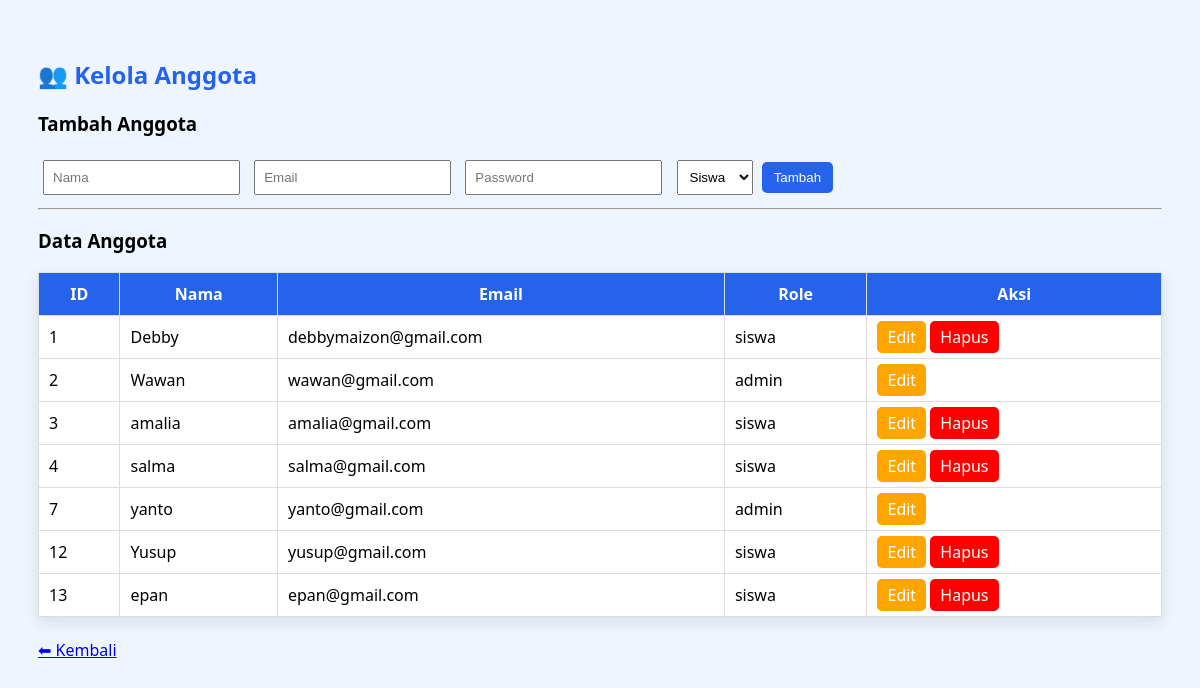
Page /views/kelola_anggota.php (signed in) on the committed database.
### tables this page shows
CREATE TABLE `users` (
  `id_user` int(11) NOT NULL,
  `nama` varchar(100) DEFAULT NULL,
  `email` varchar(100) DEFAULT NULL,
  `password` varchar(255) DEFAULT NULL,
  `role` enum('admin','siswa') NOT NULL
);

### views/kelola_anggota.php (the view, shortened to what this page needs)
<?php
$db = (new Database())->connect();
$result = $db->query("SELECT * FROM users");
?>
<!DOCTYPE html>
<html>
<head>
</head>
<body>
<h2>👥 Kelola Anggota</h2>
<h3>Tambah Anggota</h3>
<form method="POST">
    <input type="text" name="nama" placeholder="Nama" required>
    <input type="email" name="email" placeholder="Email" required>
    <input type="password" name="password" placeholder="Password" required>
    <select name="role">
        <option value="siswa">Siswa</option>
    </select>
    <button type="submit" name="tambah">Tambah</button>
</form>
<hr>
<h3>Data Anggota</h3>
<table>
<tr>
    <th>ID</th>
    <th>Nama</th>
    <th>Email</th>
    <th>Role</th>
    <th>Aksi</th>
</tr>
<?php while($row = $result->fetch_assoc()) { ?>
<tr>
    <td><?= $row['id_user'] ?></td>
    <td><?= $row['nama'] ?></td>
    <td><?= $row['email'] ?></td>
    <td><?= $row['role'] ?></td>
    <td>
        <a href="edit_anggota.php?id=<?= $row['id_user'] ?>" class="btn edit">Edit</a>
        <?php if($row['role'] == 'siswa') { ?>
            <a href="kelola_anggota.php?hapus=<?= $row['id_user'] ?>"
               class="btn hapus"
               onclick="return confirm('Yakin hapus anggota ini?')">
               Hapus
            </a>
        <?php } ?>
    </td>
</tr>
<?php } ?>
</table>
<br>
<a href="admin_dashboard.php">⬅ Kembali</a>
</body>
</html>

### views/kelola_anggota.php (style rules this page uses)
body { font-family: 'Segoe UI'; background: #eef5ff; padding: 30px; }
h2 { color: #2563eb; }
table { width: 100%; background: white; border-collapse: collapse; box-shadow: 0 5px 15px rgba(0,0,0,0.1); }
th, td { padding: 10px; border: 1px solid #ddd; }
th { background: #2563eb; color: white; }
a.btn { padding: 5px 10px; border-radius: 5px; text-decoration: none; color: white; }
.edit { background: orange; }
.hapus { background: red; }
form input, select { padding: 8px; margin: 5px; }
button { padding: 8px 12px; background: #2563eb; color: white; border: none; border-radius: 5px; }

### rows in the picture
users: id_user "1", nama "Debby", email "debbymaizon@gmail.com", role "siswa"
users: id_user "2", nama "Wawan", email "wawan@gmail.com", role "admin"
users: id_user "3", nama "amalia", email "amalia@gmail.com", role "siswa"
users: id_user "4", nama "salma", email "salma@gmail.com", role "siswa"
users: id_user "7", nama "yanto", email "yanto@gmail.com", role "admin"
users: id_user "12", nama "Yusup", email "yusup@gmail.com", role "siswa"
users: id_user "13", nama "epan", email "epan@gmail.com", role "siswa"
